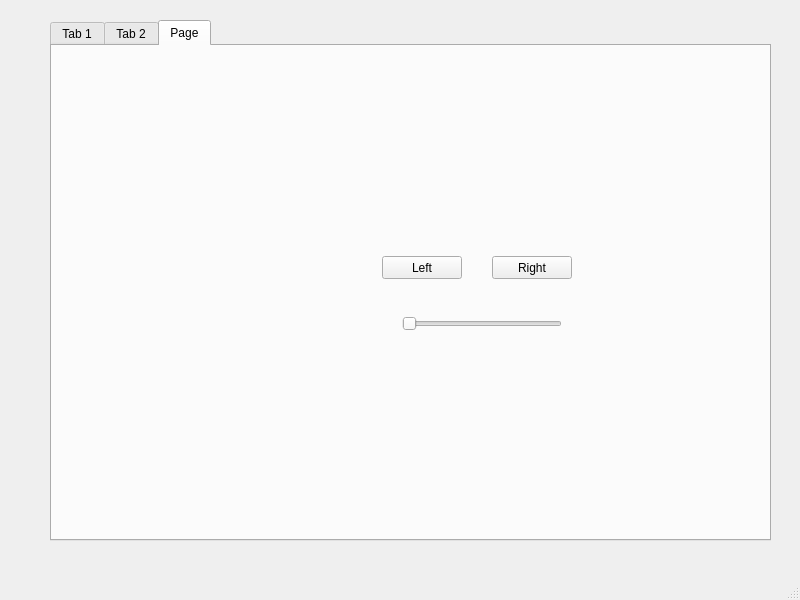
<?xml version="1.0" encoding="UTF-8"?>
<ui version="4.0">
 <class>MainWindow</class>
 <widget class="QMainWindow" name="MainWindow">
  <property name="geometry">
   <rect>
    <x>0</x>
    <y>0</y>
    <width>800</width>
    <height>600</height>
   </rect>
  </property>
  <property name="windowTitle">
   <string>MainWindow</string>
  </property>
  <widget class="QWidget" name="centralwidget">
   <widget class="QTabWidget" name="tabWidget">
    <property name="geometry">
     <rect>
      <x>50</x>
      <y>20</y>
      <width>721</width>
      <height>521</height>
     </rect>
    </property>
    <property name="currentIndex">
     <number>2</number>
    </property>
    <widget class="QWidget" name="tab">
     <attribute name="title">
      <string>Tab 1</string>
     </attribute>
     <widget class="QTextBrowser" name="textBrowser">
      <property name="geometry">
       <rect>
        <x>0</x>
        <y>0</y>
        <width>721</width>
        <height>131</height>
       </rect>
      </property>
      <property name="html">
       <string>&lt;!DOCTYPE HTML PUBLIC &quot;-//W3C//DTD HTML 4.0//EN&quot; &quot;http://www.w3.org/TR/REC-html40/strict.dtd&quot;&gt;
&lt;html&gt;&lt;head&gt;&lt;meta name=&quot;qrichtext&quot; content=&quot;1&quot; /&gt;&lt;style type=&quot;text/css&quot;&gt;
p, li { white-space: pre-wrap; }
&lt;/style&gt;&lt;/head&gt;&lt;body style=&quot; font-family:'Sans Serif'; font-size:9pt; font-weight:400; font-style:normal;&quot;&gt;
&lt;p style=&quot; margin-top:0px; margin-bottom:0px; margin-left:0px; margin-right:0px; -qt-block-indent:0; text-indent:0px;&quot;&gt;Willkommen zum Robo Rennen. &lt;/p&gt;
&lt;p style=&quot; margin-top:0px; margin-bottom:0px; margin-left:0px; margin-right:0px; -qt-block-indent:0; text-indent:0px;&quot;&gt;1. Eigenen Roboter auswählen, &lt;/p&gt;
&lt;p style=&quot; margin-top:0px; margin-bottom:0px; margin-left:0px; margin-right:0px; -qt-block-indent:0; text-indent:0px;&quot;&gt;2. Gegner Auswählen&lt;/p&gt;
&lt;p style=&quot; margin-top:0px; margin-bottom:0px; margin-left:0px; margin-right:0px; -qt-block-indent:0; text-indent:0px;&quot;&gt;3. Ziel eingeben&lt;/p&gt;
&lt;p style=&quot; margin-top:0px; margin-bottom:0px; margin-left:0px; margin-right:0px; -qt-block-indent:0; text-indent:0px;&quot;&gt;4. Starten!&lt;/p&gt;
&lt;p style=&quot;-qt-paragraph-type:empty; margin-top:0px; margin-bottom:0px; margin-left:0px; margin-right:0px; -qt-block-indent:0; text-indent:0px;&quot;&gt;&lt;br /&gt;&lt;/p&gt;
&lt;p style=&quot; margin-top:0px; margin-bottom:0px; margin-left:0px; margin-right:0px; -qt-block-indent:0; text-indent:0px;&quot;&gt;5. Spaß haben :)&lt;/p&gt;&lt;/body&gt;&lt;/html&gt;</string>
      </property>
     </widget>
     <widget class="QComboBox" name="comboBox_ownRobi">
      <property name="geometry">
       <rect>
        <x>20</x>
        <y>160</y>
        <width>191</width>
        <height>61</height>
       </rect>
      </property>
     </widget>
     <widget class="QComboBox" name="comboBox_oppRobi">
      <property name="geometry">
       <rect>
        <x>470</x>
        <y>160</y>
        <width>191</width>
        <height>61</height>
       </rect>
      </property>
     </widget>
     <widget class="QLabel" name="label">
      <property name="geometry">
       <rect>
        <x>30</x>
        <y>140</y>
        <width>181</width>
        <height>16</height>
       </rect>
      </property>
      <property name="text">
       <string>Eigener Roboter</string>
      </property>
     </widget>
     <widget class="QLabel" name="label_2">
      <property name="geometry">
       <rect>
        <x>470</x>
        <y>140</y>
        <width>181</width>
        <height>16</height>
       </rect>
      </property>
      <property name="text">
       <string>Gegnerischer Roboter</string>
      </property>
     </widget>
     <widget class="QGraphicsView" name="graphicsView">
      <property name="geometry">
       <rect>
        <x>40</x>
        <y>270</y>
        <width>611</width>
        <height>201</height>
       </rect>
      </property>
     </widget>
     <widget class="QLineEdit" name="lineEdit_input">
      <property name="geometry">
       <rect>
        <x>270</x>
        <y>240</y>
        <width>113</width>
        <height>23</height>
       </rect>
      </property>
     </widget>
    </widget>
    <widget class="QWidget" name="tab_2">
     <attribute name="title">
      <string>Tab 2</string>
     </attribute>
     <widget class="QTextBrowser" name="textBrowser_2">
      <property name="geometry">
       <rect>
        <x>240</x>
        <y>140</y>
        <width>256</width>
        <height>192</height>
       </rect>
      </property>
      <property name="html">
       <string>&lt;!DOCTYPE HTML PUBLIC &quot;-//W3C//DTD HTML 4.0//EN&quot; &quot;http://www.w3.org/TR/REC-html40/strict.dtd&quot;&gt;
&lt;html&gt;&lt;head&gt;&lt;meta name=&quot;qrichtext&quot; content=&quot;1&quot; /&gt;&lt;style type=&quot;text/css&quot;&gt;
p, li { white-space: pre-wrap; }
&lt;/style&gt;&lt;/head&gt;&lt;body style=&quot; font-family:'Sans Serif'; font-size:9pt; font-weight:400; font-style:normal;&quot;&gt;
&lt;p style=&quot; margin-top:0px; margin-bottom:0px; margin-left:0px; margin-right:0px; -qt-block-indent:0; text-indent:0px;&quot;&gt;&lt;span style=&quot; font-size:16pt; font-weight:600;&quot;&gt;HIER KOMMT DANN DIE INTERAKTIEVE KARTE HIN&lt;/span&gt;&lt;/p&gt;&lt;/body&gt;&lt;/html&gt;</string>
      </property>
     </widget>
     <widget class="QTextEdit" name="textEdit">
      <property name="geometry">
       <rect>
        <x>20</x>
        <y>350</y>
        <width>231</width>
        <height>101</height>
       </rect>
      </property>
     </widget>
    </widget>
    <widget class="QWidget" name="tab_3">
     <attribute name="title">
      <string>Page</string>
     </attribute>
     <widget class="QPushButton" name="pushButton_right">
      <property name="geometry">
       <rect>
        <x>440</x>
        <y>210</y>
        <width>80</width>
        <height>23</height>
       </rect>
      </property>
      <property name="text">
       <string>Right</string>
      </property>
     </widget>
     <widget class="QSlider" name="horizontalSlider_velo">
      <property name="geometry">
       <rect>
        <x>350</x>
        <y>270</y>
        <width>160</width>
        <height>16</height>
       </rect>
      </property>
      <property name="orientation">
       <enum>Qt::Horizontal</enum>
      </property>
     </widget>
     <widget class="QPushButton" name="pushButton_left">
      <property name="geometry">
       <rect>
        <x>330</x>
        <y>210</y>
        <width>80</width>
        <height>23</height>
       </rect>
      </property>
      <property name="text">
       <string>Left</string>
      </property>
     </widget>
    </widget>
   </widget>
  </widget>
  <widget class="QMenuBar" name="menubar">
   <property name="geometry">
    <rect>
     <x>0</x>
     <y>0</y>
     <width>800</width>
     <height>20</height>
    </rect>
   </property>
  </widget>
  <widget class="QStatusBar" name="statusbar"/>
 </widget>
 <resources/>
 <connections/>
</ui>
